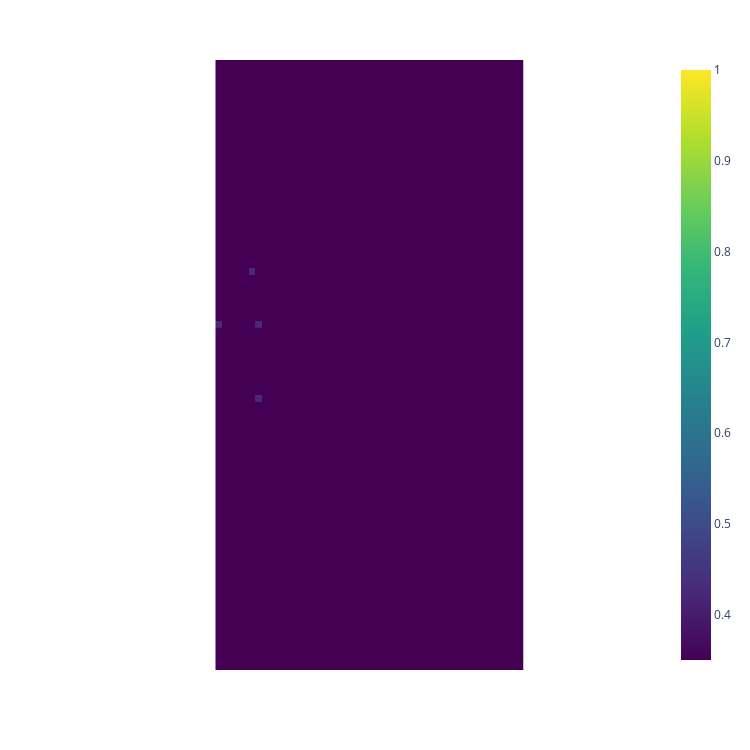

Notebook code cell kept with this figure:
### Code cell
create_heatmap.create_heatmap(cos_sim_cluster_max, offs_1, offs_2, text_1, text_2, 0.35)

### Figure 1 — Plotly figure (JSON) as saved in the notebook; plotly's stock layout.template omitted (floating-point values rounded to 4 significant figures; data arrays with more than 128 entries replaced by an {"elided": "..."} marker saying what was removed)
{"data": [{"coloraxis": "coloraxis", "hovertemplate": "x: %{x}<br>y: %{y}<br>color: %{z}<extra></extra>", "name": "0", "type": "heatmap", "x": ["Now faith is the substance of things hoped for, the evidence of things not seen.\nFor by it the elders obtained a good report.\nThrough faith we understand that the worlds were framed by the word of God, so that", "obtained a good report.\nThrough faith we understand that the worlds were framed by the word of God, so that things which are seen were not made of things which do appear.\nBy faith Abel offered unto God a more", "things which are seen were not made of things which do appear.\nBy faith Abel offered unto God a more excellent sacrifice than Cain, by which he obtained witness that he was righteous, God testifying of his gifts: and by", "excellent sacrifice than Cain, by which he obtained witness that he was righteous, God testifying of his gifts: and by it he being dead yet speaketh.\nBy faith Enoch was translated that he should not see death; and was not", "it he being dead yet speaketh.\nBy faith Enoch was translated that he should not see death; and was not found, because God had translated him: for before his translation he had this testimony, that he pleased God.\nBut without", "found, because God had translated him: for before his translation he had this testimony, that he pleased God.\nBut without faith it is impossible to please him: for he that cometh to God must believe that he is, and that", "faith it is impossible to please him: for he that cometh to God must believe that he is, and that he is a rewarder of them that diligently seek him.\nBy faith Noah, being warned of God of things not", "he is a rewarder of them that diligently seek him.\nBy faith Noah, being warned of God of things not seen as yet, moved with fear, prepared an ark to the saving of his house; by the which he condemned", "seen as yet, moved with fear, prepared an ark to the saving of his house; by the which he condemned the world, and became heir of the righteousness which is by faith.\nBy faith Abraham, when he was called to", "the world, and became heir of the righteousness which is by faith.\nBy faith Abraham, when he was called to go out into a place which he should after receive for an inheritance, obeyed; and he went out, not knowing", "go out into a place which he should after receive for an inheritance, obeyed; and he went out, not knowing whither he went.\nBy faith he sojourned in the land of promise, as in a strange country, dwelling in tabernacles", "whither he went.\nBy faith he sojourned in the land of promise, as in a strange country, dwelling in tabernacles with Isaac and Jacob, the heirs with him of the same promise:\nFor he looked for a city which hath", "with Isaac and Jacob, the heirs with him of the same promise:\nFor he looked for a city which hath foundations, whose builder and maker is God.\nThrough faith also Sara herself received strength to conceive seed, and was delivered", "foundations, whose builder and maker is God.\nThrough faith also Sara herself received strength to conceive seed, and was delivered of a child when she was past age, because she judged him faithful who had promised.\nTherefore sprang there even", "of a child when she was past age, because she judged him faithful who had promised.\nTherefore sprang there even of one, and him as good as dead, so many as the stars of the sky in multitude, and as", "of one, and him as good as dead, so many as the stars of the sky in multitude, and as the sand which is by the sea shore innumerable.\nThese all died in faith, not having received the promises, but", "the sand which is by the sea shore innumerable.\nThese all died in faith, not having received the promises, but having seen them afar off, and were persuaded of them, and embraced them, and confessed that they were strangers and", "having seen them afar off, and were persuaded of them, and embraced them, and confessed that they were strangers and pilgrims on the earth.\nFor they that say such things declare plainly that they seek a country.\nAnd truly, if", "pilgrims on the earth.\nFor they that say such things declare plainly that they seek a country.\nAnd truly, if they had been mindful of that country from whence they came out, they might have had opportunity to have returned.", "they had been mindful of that country from whence they came out, they might have had opportunity to have returned.\nBut now they desire a better country, that is, an heavenly: wherefore God is not ashamed to be called their", "But now they desire a better country, that is, an heavenly: wherefore God is not ashamed to be called their God: for he hath prepared for them a city.\nBy faith Abraham, when he was tried, offered up Isaac: and", "God: for he hath prepared for them a city.\nBy faith Abraham, when he was tried, offered up Isaac: and he that had received the promises offered up his only begotten son,\nOf whom it was said, That in Isaac", "he that had received the promises offered up his only begotten son,\nOf whom it was said, That in Isaac shall thy seed be called:\nAccounting that God was able to raise him up, even from the dead; from whence", "shall thy seed be called:\nAccounting that God was able to raise him up, even from the dead; from whence also he received him in a figure.\nBy faith Isaac blessed Jacob and Esau concerning things to come.\nBy faith", "also he received him in a figure.\nBy faith Isaac blessed Jacob and Esau concerning things to come.\nBy faith Jacob, when he was a dying, blessed both the sons of Joseph; and worshipped, leaning upon the top of his", "Jacob, when he was a dying, blessed both the sons of Joseph; and worshipped, leaning upon the top of his staff.\nBy faith Joseph, when he died, made mention of the departing of the children of Israel; and gave commandment", "staff.\nBy faith Joseph, when he died, made mention of the departing of the children of Israel; and gave commandment concerning his bones.\nBy faith Moses, when he was born, was hid three months of his parents, because they saw", "concerning his bones.\nBy faith Moses, when he was born, was hid three months of his parents, because they saw he was a proper child; and they were not afraid of the king's commandment.\nBy faith Moses, when he was", "he was a proper child; and they were not afraid of the king's commandment.\nBy faith Moses, when he was come to years, refused to be called the son of Pharaoh's daughter;\nChoosing rather to suffer affliction with the people", "come to years, refused to be called the son of Pharaoh's daughter;\nChoosing rather to suffer affliction with the people of God, than to enjoy the pleasures of sin for a season;\nEsteeming the reproach of Christ greater riches than", "of God, than to enjoy the pleasures of sin for a season;\nEsteeming the reproach of Christ greater riches than the treasures in Egypt: for he had respect unto the recompence of the reward.\nBy faith he forsook Egypt, not", "the treasures in Egypt: for he had respect unto the recompence of the reward.\nBy faith he forsook Egypt, not fearing the wrath of the king: for he endured, as seeing him who is invisible.\nThrough faith he kept the", "fearing the wrath of the king: for he endured, as seeing him who is invisible.\nThrough faith he kept the passover, and the sprinkling of blood, lest he that destroyed the firstborn should touch them.\nBy faith they passed through", "passover, and the sprinkling of blood, lest he that destroyed the firstborn should touch them.\nBy faith they passed through the Red sea as by dry land: which the Egyptians assaying to do were drowned.\nBy faith the walls of", "the Red sea as by dry land: which the Egyptians assaying to do were drowned.\nBy faith the walls of Jericho fell down, after they were compassed about seven days.\nBy faith the harlot Rahab perished not with them that", "Jericho fell down, after they were compassed about seven days.\nBy faith the harlot Rahab perished not with them that believed not, when she had received the spies with peace.\nAnd what shall I more say? for the time would", "believed not, when she had received the spies with peace.\nAnd what shall I more say? for the time would fail me to tell of Gedeon, and of Barak, and of Samson, and of Jephthae; of David also, and Samuel,", "fail me to tell of Gedeon, and of Barak, and of Samson, and of Jephthae; of David also, and Samuel, and of the prophets:\nWho through faith subdued kingdoms, wrought righteousness, obtained promises, stopped the mouths of lions,\nQuenched the", "and of the prophets:\nWho through faith subdued kingdoms, wrought righteousness, obtained promises, stopped the mouths of lions,\nQuenched the violence of fire, escaped the edge of the sword, out of weakness were made strong, waxed valiant in fight, turned", "violence of fire, escaped the edge of the sword, out of weakness were made strong, waxed valiant in fight, turned to flight the armies of the aliens.\nWomen received their dead raised to life again: and others were tortured, not", "to flight the armies of the aliens.\nWomen received their dead raised to life again: and others were tortured, not accepting deliverance; that they might obtain a better resurrection:\nAnd others had trial of cruel mockings and scourgings, yea, moreover", "accepting deliverance; that they might obtain a better resurrection:\nAnd others had trial of cruel mockings and scourgings, yea, moreover of bonds and imprisonment:\nThey were stoned, they were sawn asunder, were tempted, were slain with the sword: they wandered", "of bonds and imprisonment:\nThey were stoned, they were sawn asunder, were tempted, were slain with the sword: they wandered about in sheepskins and goatskins; being destitute, afflicted, tormented;\n(Of whom the world was not worthy:) they wandered in deserts,", "about in sheepskins and goatskins; being destitute, afflicted, tormented;\n(Of whom the world was not worthy:) they wandered in deserts, and in mountains, and in dens and caves of the earth.\nAnd these all, having obtained a good report through", "and in mountains, and in dens and caves of the earth.\nAnd these all, having obtained a good report through faith, received not the promise:\nGod having provided some better thing for us, that they without us should not be", "faith, received not the promise:\nGod having provided some better thing for us, that they without us should not be made perfect."], "xaxis": "x", "y": ["And it came to pass that they did go forth, and began to preach the word of God unto the people, entering into their synagogues, and into their houses; yea, and even they did preach the word in their streets.", "people, entering into their synagogues, and into their houses; yea, and even they did preach the word in their streets.\nAnd it came to pass that after much labor among them, they began to have success among the poor class", "And it came to pass that after much labor among them, they began to have success among the poor class of people; for behold, they were cast out of the synagogues because of the coarseness of their apparel--\nTherefore they", "of people; for behold, they were cast out of the synagogues because of the coarseness of their apparel--\nTherefore they were not permitted to enter into their synagogues to worship God, being esteemed as filthiness; therefore they were poor; yea,", "were not permitted to enter into their synagogues to worship God, being esteemed as filthiness; therefore they were poor; yea, they were esteemed by their brethren as dross; therefore they were poor as to things of the world; and also", "they were esteemed by their brethren as dross; therefore they were poor as to things of the world; and also they were poor in heart.\nNow, as Alma was teaching and speaking unto the people upon the hill Onidah, there", "they were poor in heart.\nNow, as Alma was teaching and speaking unto the people upon the hill Onidah, there came a great multitude unto him, who were those of whom we have been speaking, of whom were poor in", "came a great multitude unto him, who were those of whom we have been speaking, of whom were poor in heart, because of their poverty as to the things of the world.\nAnd they came unto Alma; and the one", "heart, because of their poverty as to the things of the world.\nAnd they came unto Alma; and the one who was the foremost among them said unto him: Behold, what shall these my brethren do, for they are despised", "who was the foremost among them said unto him: Behold, what shall these my brethren do, for they are despised of all men because of their poverty, yea, and more especially by our priests; for they have cast us out", "of all men because of their poverty, yea, and more especially by our priests; for they have cast us out of our synagogues which we have labored abundantly to build with our own hands; and they have cast us out", "of our synagogues which we have labored abundantly to build with our own hands; and they have cast us out because of our exceeding poverty; and we have no place to worship our God; and behold, what shall we do?", "because of our exceeding poverty; and we have no place to worship our God; and behold, what shall we do?\nAnd now when Alma heard this, he turned him about, his face immediately towards him, and he beheld with great", "And now when Alma heard this, he turned him about, his face immediately towards him, and he beheld with great joy; for he beheld that their afflictions had truly humbled them, and that they were in a preparation to hear", "joy; for he beheld that their afflictions had truly humbled them, and that they were in a preparation to hear the word.\nTherefore he did say no more to the other multitude; but he stretched forth his hand, and cried", "the word.\nTherefore he did say no more to the other multitude; but he stretched forth his hand, and cried unto those whom he beheld, who were truly penitent, and said unto them:\nI behold that ye are lowly in", "unto those whom he beheld, who were truly penitent, and said unto them:\nI behold that ye are lowly in heart; and if so, blessed are ye.\nBehold thy brother hath said, What shall we do?--for we are cast out", "heart; and if so, blessed are ye.\nBehold thy brother hath said, What shall we do?--for we are cast out of our synagogues, that we cannot worship our God.\nBehold I say unto you, do ye suppose that ye cannot", "of our synagogues, that we cannot worship our God.\nBehold I say unto you, do ye suppose that ye cannot worship God save it be in your synagogues only?\nAnd moreover, I would ask, do ye suppose that ye must", "worship God save it be in your synagogues only?\nAnd moreover, I would ask, do ye suppose that ye must not worship God only once in a week?\nI say unto you, it is well that ye are cast out", "not worship God only once in a week?\nI say unto you, it is well that ye are cast out of your synagogues, that ye may be humble, and that ye may learn wisdom; for it is necessary that ye", "of your synagogues, that ye may be humble, and that ye may learn wisdom; for it is necessary that ye should learn wisdom; for it is because that ye are cast out, that ye are despised of your brethren because", "should learn wisdom; for it is because that ye are cast out, that ye are despised of your brethren because of your exceeding poverty, that ye are brought to a lowliness of heart; for ye are necessarily brought to be", "of your exceeding poverty, that ye are brought to a lowliness of heart; for ye are necessarily brought to be humble.\nAnd now, because ye are compelled to be humble blessed are ye; for a man sometimes, if he is", "humble.\nAnd now, because ye are compelled to be humble blessed are ye; for a man sometimes, if he is compelled to be humble, seeketh repentance; and now surely, whosoever repenteth shall find mercy; and he that findeth mercy and", "compelled to be humble, seeketh repentance; and now surely, whosoever repenteth shall find mercy; and he that findeth mercy and endureth to the end the same shall be saved.\nAnd now, as I said unto you, that because ye were", "endureth to the end the same shall be saved.\nAnd now, as I said unto you, that because ye were compelled to be humble ye were blessed, do ye not suppose that they are more blessed who truly humble themselves", "compelled to be humble ye were blessed, do ye not suppose that they are more blessed who truly humble themselves because of the word?\nYea, he that truly humbleth himself, and repenteth of his sins, and endureth to the end,", "because of the word?\nYea, he that truly humbleth himself, and repenteth of his sins, and endureth to the end, the same shall be blessed--yea, much more blessed than they who are compelled to be humble because of their exceeding", "the same shall be blessed--yea, much more blessed than they who are compelled to be humble because of their exceeding poverty.\nTherefore, blessed are they who humble themselves without being compelled to be humble; or rather, in other words, blessed", "poverty.\nTherefore, blessed are they who humble themselves without being compelled to be humble; or rather, in other words, blessed is he that believeth in the word of God, and is baptized without stubbornness of heart, yea, without being brought", "is he that believeth in the word of God, and is baptized without stubbornness of heart, yea, without being brought to know the word, or even compelled to know, before they will believe.\nYea, there are many who do say:", "to know the word, or even compelled to know, before they will believe.\nYea, there are many who do say: If thou wilt show unto us a sign from heaven, then we shall know of a surety; then we shall", "If thou wilt show unto us a sign from heaven, then we shall know of a surety; then we shall believe.\nNow I ask, is this faith? Behold, I say unto you, Nay; for if a man knoweth a thing", "believe.\nNow I ask, is this faith? Behold, I say unto you, Nay; for if a man knoweth a thing he hath no cause to believe, for he knoweth it.\nAnd now, how much more cursed is he that knoweth", "he hath no cause to believe, for he knoweth it.\nAnd now, how much more cursed is he that knoweth the will of God and doeth it not, than he that only believeth, or only hath cause to believe, and", "the will of God and doeth it not, than he that only believeth, or only hath cause to believe, and falleth into transgression?\nNow of this thing ye must judge. Behold, I say unto you, that it is on the", "falleth into transgression?\nNow of this thing ye must judge. Behold, I say unto you, that it is on the one hand even as it is on the other; and it shall be unto every man according to his work.", "one hand even as it is on the other; and it shall be unto every man according to his work.\nAnd now as I said concerning faith--faith is not to have a perfect knowledge of things; therefore if ye have", "And now as I said concerning faith--faith is not to have a perfect knowledge of things; therefore if ye have faith ye hope for things which are not seen, which are true.\nAnd now, behold, I say unto you, and", "faith ye hope for things which are not seen, which are true.\nAnd now, behold, I say unto you, and I would that ye should remember, that God is merciful unto all who believe on his name; therefore he desireth,", "I would that ye should remember, that God is merciful unto all who believe on his name; therefore he desireth, in the first place, that ye should believe, yea, even on his word.\nAnd now, he imparteth his word by", "in the first place, that ye should believe, yea, even on his word.\nAnd now, he imparteth his word by angels unto men, yea, not only men but women also. Now this is not all; little children do have words", "angels unto men, yea, not only men but women also. Now this is not all; little children do have words given unto them many times, which confound the wise and the learned.\nAnd now, my beloved brethren, as ye have", "given unto them many times, which confound the wise and the learned.\nAnd now, my beloved brethren, as ye have desired to know of me what ye shall do because ye are afflicted and cast out--now I do not desire", "desired to know of me what ye shall do because ye are afflicted and cast out--now I do not desire that ye should suppose that I mean to judge you only according to that which is true--\nFor I do", "that ye should suppose that I mean to judge you only according to that which is true--\nFor I do not mean that ye all of you have been compelled to humble yourselves; for I verily believe that there are", "not mean that ye all of you have been compelled to humble yourselves; for I verily believe that there are some among you who would humble themselves, let them be in whatsoever circumstances they might.\nNow, as I said concerning", "some among you who would humble themselves, let them be in whatsoever circumstances they might.\nNow, as I said concerning faith--that it was not a perfect knowledge--even so it is with my words. Ye cannot know of their surety at", "faith--that it was not a perfect knowledge--even so it is with my words. Ye cannot know of their surety at first, unto perfection, any more than faith is a perfect knowledge.\nBut behold, if ye will awake and arouse your", "first, unto perfection, any more than faith is a perfect knowledge.\nBut behold, if ye will awake and arouse your faculties, even to an experiment upon my words, and exercise a particle of faith, yea, even if ye can no", "faculties, even to an experiment upon my words, and exercise a particle of faith, yea, even if ye can no more than desire to believe, let this desire work in you, even until ye believe in a manner that ye", "more than desire to believe, let this desire work in you, even until ye believe in a manner that ye can give place for a portion of my words.\nNow, we will compare the word unto a seed. Now, if", "can give place for a portion of my words.\nNow, we will compare the word unto a seed. Now, if ye give place, that a seed may be planted in your heart, behold, if it be a true seed, or", "ye give place, that a seed may be planted in your heart, behold, if it be a true seed, or a good seed, if ye do not cast it out by your unbelief, that ye will resist the Spirit of", "a good seed, if ye do not cast it out by your unbelief, that ye will resist the Spirit of the Lord, behold, it will begin to swell within your breasts; and when you feel these swelling motions, ye will", "the Lord, behold, it will begin to swell within your breasts; and when you feel these swelling motions, ye will begin to say within yourselves--It must needs be that this is a good seed, or that the word is good,", "begin to say within yourselves--It must needs be that this is a good seed, or that the word is good, for it beginneth to enlarge my soul; yea, it beginneth to enlighten my understanding, yea, it beginneth to be delicious", "for it beginneth to enlarge my soul; yea, it beginneth to enlighten my understanding, yea, it beginneth to be delicious to me.\nNow behold, would not this increase your faith? I say unto you, Yea; nevertheless it hath not grown", "to me.\nNow behold, would not this increase your faith? I say unto you, Yea; nevertheless it hath not grown up to a perfect knowledge.\nBut behold, as the seed swelleth, and sprouteth, and beginneth to grow, then you must", "up to a perfect knowledge.\nBut behold, as the seed swelleth, and sprouteth, and beginneth to grow, then you must needs say that the seed is good; for behold it swelleth, and sprouteth, and beginneth to grow. And now, behold,", "needs say that the seed is good; for behold it swelleth, and sprouteth, and beginneth to grow. And now, behold, will not this strengthen your faith? Yea, it will strengthen your faith: for ye will say I know that this", "will not this strengthen your faith? Yea, it will strengthen your faith: for ye will say I know that this is a good seed; for behold it sprouteth and beginneth to grow.\nAnd now, behold, are ye sure that this", "is a good seed; for behold it sprouteth and beginneth to grow.\nAnd now, behold, are ye sure that this is a good seed? I say unto you, Yea; for every seed bringeth forth unto its own likeness.\nTherefore, if", "is a good seed? I say unto you, Yea; for every seed bringeth forth unto its own likeness.\nTherefore, if a seed groweth it is good, but if it groweth not, behold it is not good, therefore it is cast", "a seed groweth it is good, but if it groweth not, behold it is not good, therefore it is cast away.\nAnd now, behold, because ye have tried the experiment, and planted the seed, and it swelleth and sprouteth, and", "away.\nAnd now, behold, because ye have tried the experiment, and planted the seed, and it swelleth and sprouteth, and beginneth to grow, ye must needs know that the seed is good.\nAnd now, behold, is your knowledge perfect? Yea,", "beginneth to grow, ye must needs know that the seed is good.\nAnd now, behold, is your knowledge perfect? Yea, your knowledge is perfect in that thing, and your faith is dormant; and this because you know, for ye know", "your knowledge is perfect in that thing, and your faith is dormant; and this because you know, for ye know that the word hath swelled your souls, and ye also know that it hath sprouted up, that your understanding doth", "that the word hath swelled your souls, and ye also know that it hath sprouted up, that your understanding doth begin to be enlightened, and your mind doth begin to expand.\nO then, is not this real? I say unto", "begin to be enlightened, and your mind doth begin to expand.\nO then, is not this real? I say unto you, Yea, because it is light; and whatsoever is light, is good, because it is discernible, therefore ye must know", "you, Yea, because it is light; and whatsoever is light, is good, because it is discernible, therefore ye must know that it is good; and now behold, after ye have tasted this light is your knowledge perfect?\nBehold I say", "that it is good; and now behold, after ye have tasted this light is your knowledge perfect?\nBehold I say unto you, Nay; neither must ye lay aside your faith, for ye have only exercised your faith to plant the", "unto you, Nay; neither must ye lay aside your faith, for ye have only exercised your faith to plant the seed that ye might try the experiment to know if the seed was good.\nAnd behold, as the tree beginneth", "seed that ye might try the experiment to know if the seed was good.\nAnd behold, as the tree beginneth to grow, ye will say: Let us nourish it with great care, that it may get root, that it may", "to grow, ye will say: Let us nourish it with great care, that it may get root, that it may grow up, and bring forth fruit unto us. And now behold, if ye nourish it with much care it will", "grow up, and bring forth fruit unto us. And now behold, if ye nourish it with much care it will get root, and grow up, and bring forth fruit.\nBut if ye neglect the tree, and take no thought for", "get root, and grow up, and bring forth fruit.\nBut if ye neglect the tree, and take no thought for its nourishment, behold it will not get any root; and when the heat of the sun cometh and scorcheth it,", "its nourishment, behold it will not get any root; and when the heat of the sun cometh and scorcheth it, because it hath no root it withers away, and ye pluck it up and cast it out.\nNow, this is", "because it hath no root it withers away, and ye pluck it up and cast it out.\nNow, this is not because the seed was not good, neither is it because the fruit thereof would not be desirable; but it", "not because the seed was not good, neither is it because the fruit thereof would not be desirable; but it is because your ground is barren, and ye will not nourish the tree, therefore ye cannot have the fruit thereof.", "is because your ground is barren, and ye will not nourish the tree, therefore ye cannot have the fruit thereof.\nAnd thus, if ye will not nourish the word, looking forward with an eye of faith to the fruit thereof,", "And thus, if ye will not nourish the word, looking forward with an eye of faith to the fruit thereof, ye can never pluck of the fruit of the tree of life.\nBut if ye will nourish the word, yea,", "ye can never pluck of the fruit of the tree of life.\nBut if ye will nourish the word, yea, nourish the tree as it beginneth to grow, by your faith with great diligence, and with patience, looking forward to", "nourish the tree as it beginneth to grow, by your faith with great diligence, and with patience, looking forward to the fruit thereof, it shall take root; and behold it shall be a tree springing up unto everlasting life.\nAnd", "the fruit thereof, it shall take root; and behold it shall be a tree springing up unto everlasting life.\nAnd because of your diligence and your faith and your patience with the word in nourishing it, that it may take", "because of your diligence and your faith and your patience with the word in nourishing it, that it may take root in you, behold, by and by ye shall pluck the fruit thereof, which is most precious, which is sweet", "root in you, behold, by and by ye shall pluck the fruit thereof, which is most precious, which is sweet above all that is sweet, and which is white above all that is white, yea, and pure above all that", "above all that is sweet, and which is white above all that is white, yea, and pure above all that is pure; and ye shall feast upon this fruit even until ye are filled, that ye hunger not, neither shall", "is pure; and ye shall feast upon this fruit even until ye are filled, that ye hunger not, neither shall ye thirst.\nThen, my brethren, ye shall reap the rewards of your faith, and your diligence, and patience, and long-suffering,", "ye thirst.\nThen, my brethren, ye shall reap the rewards of your faith, and your diligence, and patience, and long-suffering, waiting for the tree to bring forth fruit unto you."], "yaxis": "y", "z": {"elided": "91x46 float values"}}], "layout": {"coloraxis": {"cmax": 1, "cmin": 0.35, "colorscale": [[0, "#440154"], [0.1111, "#482878"], [0.2222, "#3e4989"], [0.3333, "#31688e"], [0.4444, "#26828e"], [0.5556, "#1f9e89"], [0.6667, "#35b779"], [0.7778, "#6ece58"], [0.8889, "#b5de2b"], [1, "#fde725"]]}, "height": 750, "margin": {"t": 60}, "width": 750, "xaxis": {"anchor": "y", "constrain": "domain", "domain": [0, 1], "scaleanchor": "y", "showticklabels": false}, "yaxis": {"anchor": "x", "autorange": "reversed", "constrain": "domain", "domain": [0, 1], "showticklabels": false}}}
